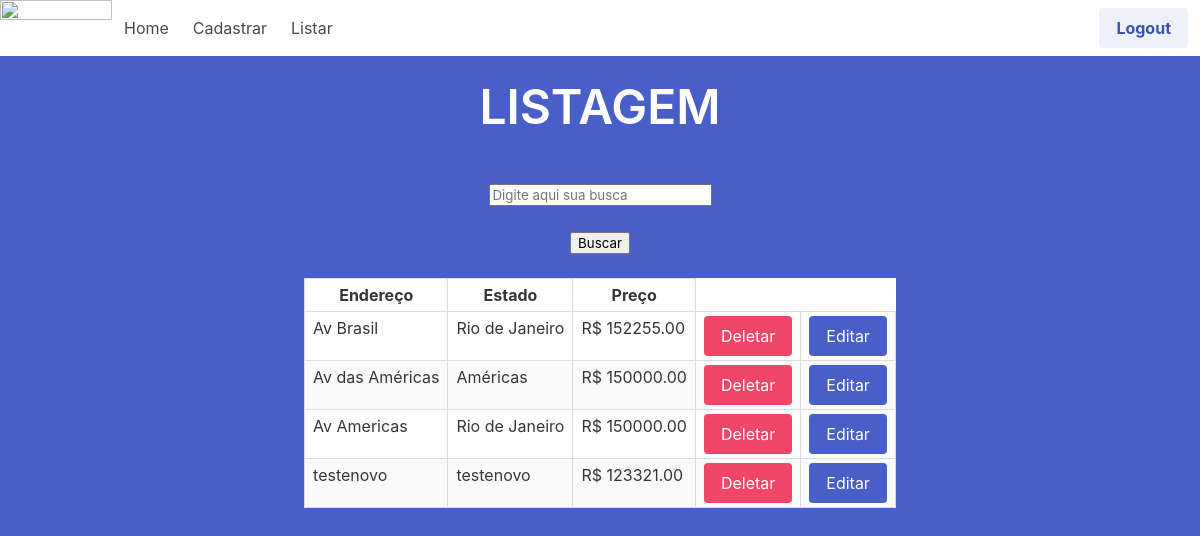
The page /listar (signed in) on the database its author committed.
### app.py (models this page shows, shortened)
class Imovel(db.Model):
    __tablename__ = "Imoveis"
    id = db.Column(db.Integer, primary_key=True)
    endereço = db.Column(db.String(100), nullable=False)
    estado = db.Column(db.String(100), nullable=False)
    preço = db.Column(db.Numeric(10, 2), nullable=False)

### app.py (the view)
@app.route('/listar', methods=['GET', 'POST'])
@login_required
def listar():
    termo = request.args.get('termo')
    if termo:
        imoveis = Imovel.query.filter(
            Imovel.endereço.contains(termo) | Imovel.estado.contains(termo) | Imovel.preço.contains(termo))
    else:
        imoveis = Imovel.query.all()
    return render_template("listar.html", imoveis=imoveis)

### app.py (called while the page is built)
@login_manager.user_loader
def load_user(user_id):
    return Users.query.get(int(user_id))

    @property
    def is_authenticated(self):
        return True

### templates/listar.html (shortened to what this page needs)
<!DOCTYPE html>
<html>
<head>
    <link rel="stylesheet" href="https://cdn.jsdelivr.net/npm/bulma@0.9.3/css/bulma.min.css">
</head>
<body>
<nav class="navbar" role="navigation" aria-label="main navigation">
    <div class="navbar-brand">
        <img src="https://img2.gratispng.com/20180518/aek/kisspng-house-home-inspection-roof-home-improvement-5afeb06b96ca76.3651402315266407476177.jpg"
             width="112" height="28">
    </div>
    <div id="navbarBasicExample" class="navbar-menu">
        <div class="navbar-start">
            <a class="navbar-item" href="/">
                Home
            </a>
            <a class="navbar-item" href="/cadastrar">
                Cadastrar
            </a>
            <a class="navbar-item" href="/listar">
                Listar
            </a>
        </div>
    </div>
    <div class="navbar-end">
        <div class="navbar-item">
            <div class="buttons">
                <a class="button is-link is-light" href="/logout">
                    <strong>Logout</strong>
                </a>
            </div>
        </div>
    </div>
</nav>
<section class="hero is-fullheight-with-navbar is-link">
    <div class="hero-head" align="center">
        <br>
        <h1 class="title is-size-1 is-uppercase">
            Listagem
        </h1>
        <br>
        <form action={{url_for('listar')}} class="container" method="GET">
            <input type="search" name="termo" placeholder="Digite aqui sua busca" class="form-control">
            <br>
            <br>
            <button type="submit" class="btn btn-success">Buscar</button>
            <br>
            <br>
        </form>
        <table id="custom-table" class="table is-bordered is-striped is-narrow is-hoverable">
            <thead align="center">
            <tr>
                <th>Endereço</th>
                <th>Estado</th>
                <th>Preço</th>
            </tr>
            </thead>
            <tbody align="left">
            {% for e in imoveis %}
            <tr>
                <td>{{e.endereço}}</td>
                <td>{{e.estado}}</td>
                <td>R$ {{e.preço}}</td>
                <td>
                    <form action="/delete/{{e.id}}" method="GET">
                        <button class="button is-danger">Deletar</button>
                    </form>
                </td>
                <td>
                    <form action="/edit/{{e.id}}" method="GET">
                        <button class="button is-link" hred="/edit/{{e.id}}">Editar</button>
                    </form>
                </td>
            </tr>
            {% endfor %}
            </tbody>
        </table>
    </div>
</section>
</body>
</html>

### rows shown on the page
Imovel: endereço "Av Brasil", estado "Rio de Janeiro", preço "152255.00"
Imovel: endereço "Av das Américas", estado "Américas", preço "150000.00"
Imovel: endereço "Av Americas", estado "Rio de Janeiro", preço "150000.00"
Imovel: endereço "testenovo", estado "testenovo", preço "123321.00"
